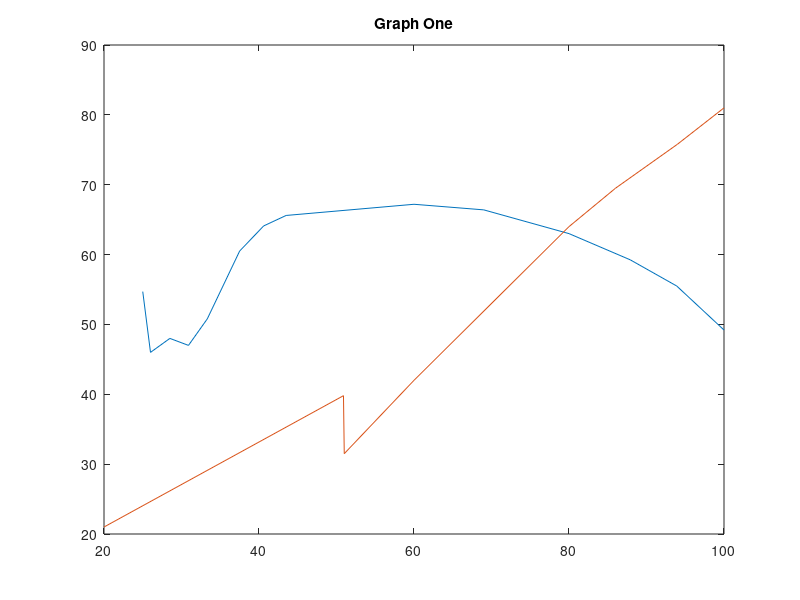
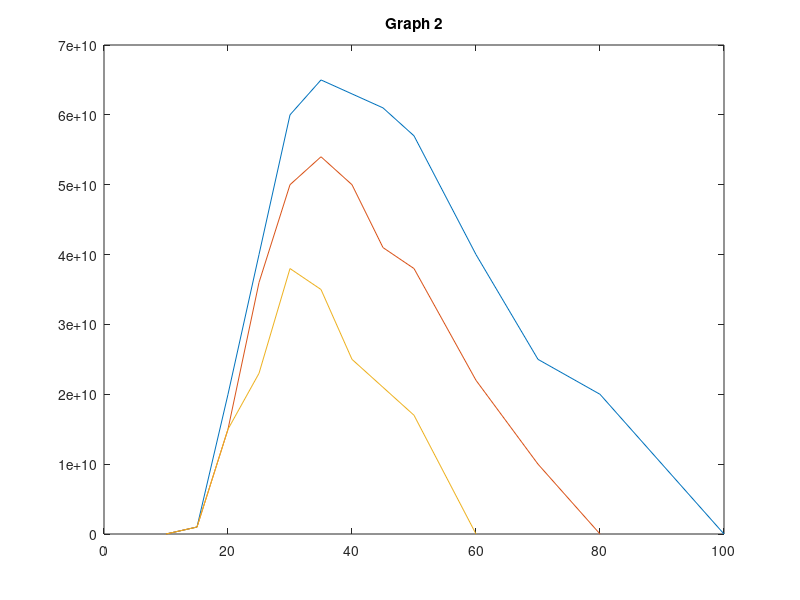

Write the MATLAB code that produced these figures, in order. (Note: this script raises an error after producing the figures.)

%% graph one
PCD_graph_x = [25, 26, 28.5, 30.9, 33.33, 37.5, 40.6, 43.5, 60, 69, 80, 87.9, 93.9, 100];
PCD_graph_y = [54.7, 46, 48, 47, 50.8, 60.5, 64.1, 65.6, 67.2, 66.4, 63, 59.25, 55.5, 49.2];

EID_x = [20, 50.9, 51, 60, 80, 86, 94, 100];
EID_y = [21, 39.8, 31.5, 42, 64, 69.5, 75.8, 81];

figure()
plot(PCD_graph_x, PCD_graph_y, EID_x, EID_y);
title('Graph One')

PCD_integral_60 = trapz(PCD_graph_x(1:9), PCD_graph_y(1:9));
PCD_integral_80 = trapz(PCD_graph_x(1:11), PCD_graph_y(1:11));
PCD_integral_100 = trapz(PCD_graph_x, PCD_graph_y);


EID_integral_60 = trapz(EID_x(1:4), EID_y(1:4));
EID_integral_80 = trapz(EID_x(1:5), EID_y(1:5));
EID_integral_100 = trapz(EID_x, EID_y);


%% graph two
Energy_60B = [10, 15, 20, 25, 30, 35, 40, 45, 50, 60];
Photon_60B = [0, 0.1, 1.5, 2.3, 3.8, 3.5, 2.5, 2.1, 1.7, 0];
Photon_60B = Photon_60B * 10^10;
Integral_60B_25 = trapz(Energy_60B(4:10), Photon_60B(4:10));
Integral_60B_20 = trapz(Energy_60B(3:10), Photon_60B(3:10));


Energy_80B = [10, 15, 20, 25, 30, 35, 40, 45, 50, 60, 70, 80];
Photon_80B = [0, 0.1, 1.5, 3.6, 5, 5.4, 5, 4.1, 3.8, 2.2, 1, 0];
Photon_80B = Photon_80B * 10^10;
Integral_80B_25 =  trapz(Energy_80B(4:12), Photon_80B(4:12));
Integral_80B_20 =  trapz(Energy_80B(3:12), Photon_80B(3:12));


Energy_100B = [10, 15, 20, 25, 30, 35, 40, 45, 50, 60, 70, 80, 90, 100];
Photon_100B = [0, 0.1, 2, 4, 6, 6.5, 6.3, 6.1, 5.7, 4, 2.5, 2, 1, 0];
Photon_100B = Photon_100B * 10^10;
Integral_100B_25 =  trapz(Energy_100B(4:14), Photon_100B(4:14));
Integral_100B_20 =  trapz(Energy_100B(3:14), Photon_100B(3:14));
figure()
plot(Energy_100B, Photon_100B, Energy_80B, Photon_80B, Energy_60B, Photon_60B);
title('Graph 2')


% Signal Strength Output at Various X-Ray Strengths
weights =  0.000001 * 600 * 0.00000625;
PCD_60 = PCD_integral_60 * Integral_60B_25 * weights;
PCD_80 = PCD_integral_80 * Integral_80B_25 * weights;
PCD_100 = PCD_integral_100 * Integral_100B_25 * weights;

EID_60 = EID_integral_60 * Integral_60B_20 * weights;
EID_80 = EID_integral_80 * Integral_80B_20 * weights;
EID_100 = EID_integral_100 * Integral_100B_20 * weights;
 

figure()
names = ["PCD 60 vs EID 60"; "PCD 80 vs EID 80"; "PCD 100 vs EID 100"]; 
integrals = [PCD_60 EID_60; PCD_80 EID_80; PCD_100 EID_100];
bar(names, integrals);
title("Signal Strength Output at Various X-Ray Strengths")


% with body extinction
constant = exp(-50*0.4);
PCD_60 = PCD_60*constant;
EID_60 = EID_60*constant;
PCD_80 = PCD_80*constant;
EID_80 = EID_80*constant;
PCD_100 = PCD_100*constant;
EID_100 = EID_100*constant;
figure()
names = ["PCD 60 vs EID 60"; "PCD 80 vs EID 80"; "PCD 100 vs EID 100"]; 
integrals = [PCD_60 EID_60; PCD_80 EID_80; PCD_100 EID_100];
bar(names, integrals);
title("Signal Strength Considering Body Extinction")


% /home/chuc `r  k/Documents/working/12482/EECE4649/slides/ruth.m
% Wed Jun  5 12:37:53 2024

details=1;

sums=[];sumspc=[];
%testsignals=[0:0.1:3];
%testsignals=[0:0.1:3]/20;
testsignals=[EID_60, EID_80, EID_100];  % Mean number of photons (equals S)

for nbar=testsignals;

mbar=300; % Number of electrons generated by one photon (gain)

qbar=300; % Number of electrons generated by noise.

n=0:10;
m=0:500;q=0:500;

nthreshold=400;

pn=poisspdf(n,nbar);
if(details>1);figure;stem(n,pn);grid on;
xlabel('n, Photons');ylabel('P(n)');end;

pm=poisspdf(m,mbar);
if(details>1);figure;stem(m,pm);grid on;
xlabel('m, Signal Electrons');ylabel('P(m)');end;

pq=poisspdf(q,qbar);
if(details>1);figure;stem(m,pm);grid on;
xlabel('q, Noise Electrons');ylabel('P(q)');end;


nt=0:20000;
pt=zeros(size(nt));
pt(1:length(pq))=pq*poisspdf(0,nbar);
for nn=1:max(n);
    pt(nn*mbar+m)=pt(nn*mbar+m)+poisspdf(nn,nbar)*poisspdf(m,mbar);
end;

if(details>0);figure;plot(nt,pt);grid on;
    moose=axis;axis([0,1000,0,moose(4)]);
xlabel('nt, Total Electrons');ylabel('P(nt)');
title(['Signal = ',num2str(nbar),' Photons']);end;

testsum=(sum((nt-mbar).*pt)+sqrt(mbar))/mbar

overthr=find(nt>nthreshold);    
testsumpc=sum((nt(overthr)-mbar).*pt(overthr))/mbar

sums=[sums,testsum];
sumspc=[sumspc,testsumpc];
end;

figure;plot(testsignals,sums,'b-o',...
            testsignals,sumspc,'g-x',...
            testsignals,testsignals,'k-+');grid on;
                      


    
